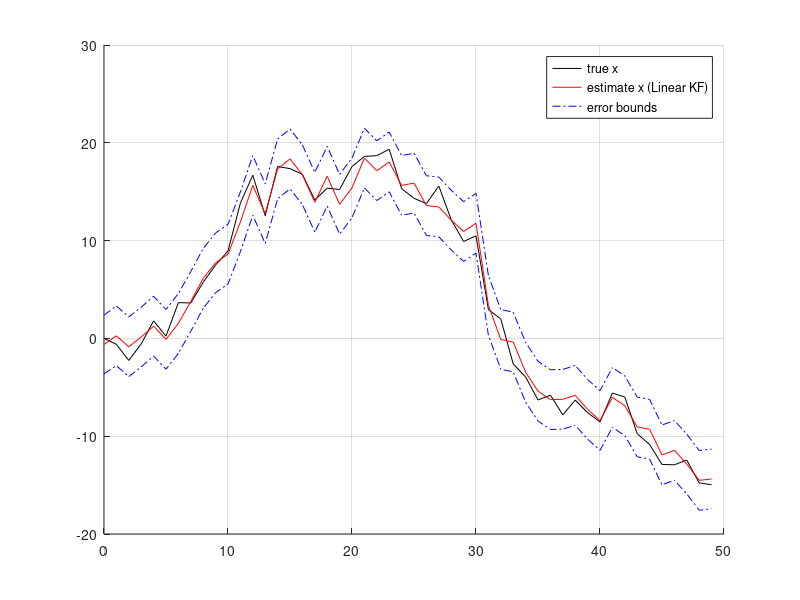
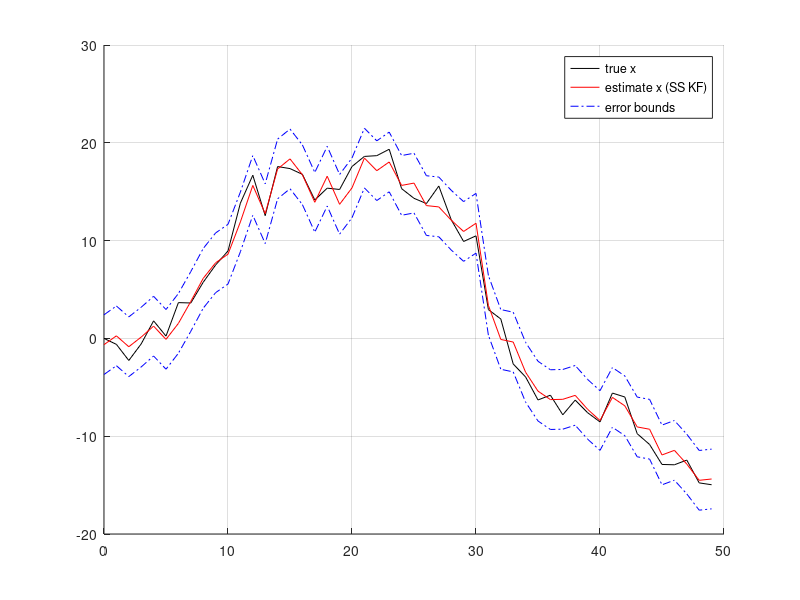

MATLAB code to generate these figures, in order:
clc;clear;close
%% SISO Linear Kalman Filter

% Variable Init
Sig_w = 5; %Process Noise
Sig_v = 5; %Sensor Noise
A = 1; B = 1; C = 2; D = 0; % Simple State-Space Model

%Initial State
x = 0; xhat = 0; u = 0;
SigX = 0;

%Variable Store
iteration = 50;
xstore = zeros(1,iteration+1);
xstore(1,1) = x; % initial value
xhatstore = zeros(1,iteration);
SigXstore = zeros(1^2,iteration);

% For Later Use: Steady-state KF
ustore = zeros(1,iteration+1);
ustore(1,1) = u;
zstore = zeros(1,iteration);

for k=1:iteration
    %true value simulation
    u_prev = u;
    u = sin(k/(2*pi))+randn/3;
    w = chol(Sig_w)'*randn;
    v = chol(Sig_v)*randn;
    z = C*x+D*u+v;
    x = A*x+B*u+w;
    
    %Kalman Filter Prediction
    xhat = A*xhat+B*u_prev;
    SigX = A*SigX*A'+Sig_w;
    zhat = C*xhat+D*u;

    %Kalman Filter Correction 1
    L = SigX*C'/(C*SigX*C'+Sig_v);
    xhat = xhat + L*(z-zhat);
    SigX = SigX-L*C*SigX;

    %Variable Store 
    xstore(1,k+1) = x;
    xhatstore(1,k) = xhat;
    SigXstore(1,k) = SigX;

    %for SS KF Comparison
    ustore(1,k+1) = u;
    zstore(1,k)=z;
end

figure(1)
hold on
plot(0:iteration-1,xstore(1:iteration)','k-')
plot(0:iteration-1,xhatstore','r-')
plot(0:iteration-1,xhatstore'+3*sqrt(SigXstore'), 'b-.', ...
    0:iteration-1,xhatstore'-3*sqrt(SigXstore'), 'b-.')
grid on
legend('true x','estimate x (Linear KF)','error bounds')
hold off
%% Steady-state Kalman Filter (infinite horizon)

%Obtain Steady-State Kalman Gain
hamiltonian = [A^(-1)' A^(-1)'*C'*Sig_v^(-1)*C; Sig_w*A^(-1)' A+Sig_w*A^(-1)'*C'*Sig_w^(-1)*C];
[evector,evalue] = eig(hamiltonian);
psi12 = evector(1,2);
psi22 = evector(2,2);
sigX_ss_minus = psi22*psi12^(-1);
L_ss = sigX_ss_minus*C'*(C*sigX_ss_minus*C'+Sig_v)^(-1);
sigX_ss_plus = sigX_ss_minus-L_ss*C*sigX_ss_minus;

%initialization
x2 = 0; xhat2 = 0;
xhatstore2 = zeros(1,iteration);

for t=1:iteration
    u2_prev = ustore(1,t);
    u2 = ustore(1,t+1);
    z2 = zstore(1,t);
    
    %Kalman Filter Prediction 1 (state estimate prediction)
    xhat2 = A*xhat2+B*u2_prev;
    zhat2 = C*xhat2+D*u2;

    %Kalman Filter Correction 2 (state estimate correction)
    xhat2 = xhat2 + L_ss*(z2-zhat2);

    %Variable Store 
    xhatstore2(1,t) = xhat2;
end

figure(2)
hold on
plot(0:iteration-1,xstore(1:iteration)','k-')
plot(0:iteration-1,xhatstore2','r-')
plot(0:iteration-1,xhatstore2'+3*sqrt(sigX_ss_plus'), 'b-.', ...
    0:iteration-1,xhatstore2'-3*sqrt(sigX_ss_plus'), 'b-.')
grid on
legend('true x','estimate x (SS KF)','error bounds')
hold off
